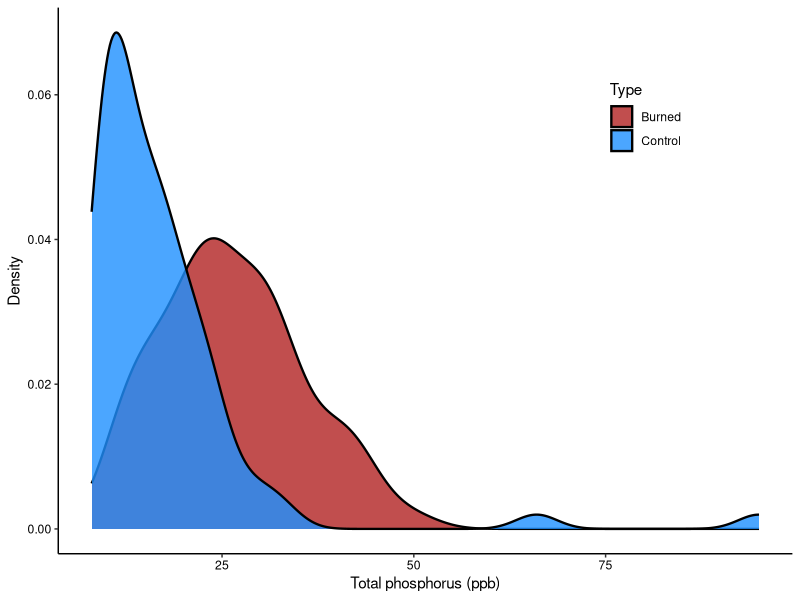
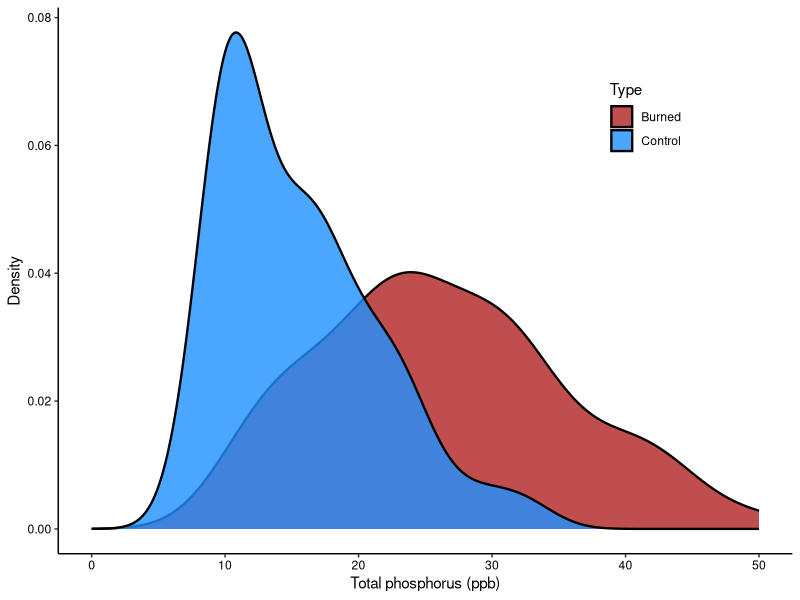
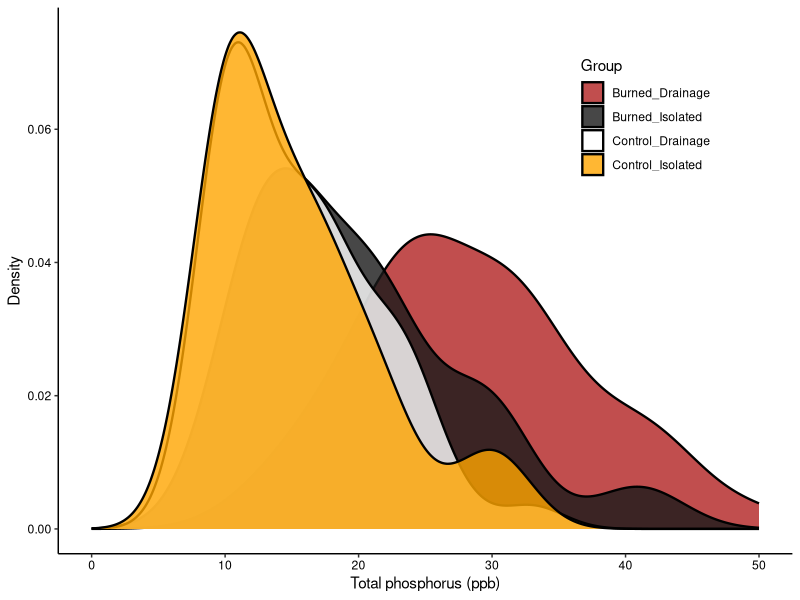
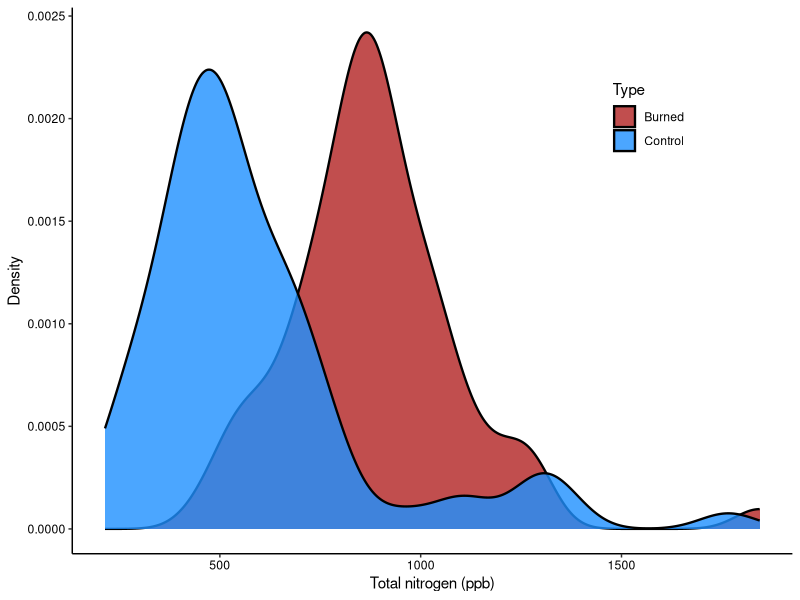
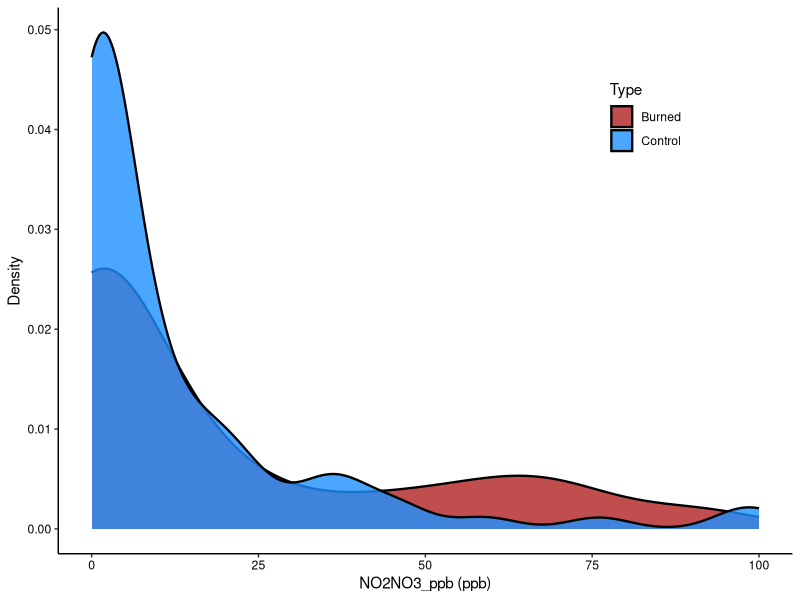
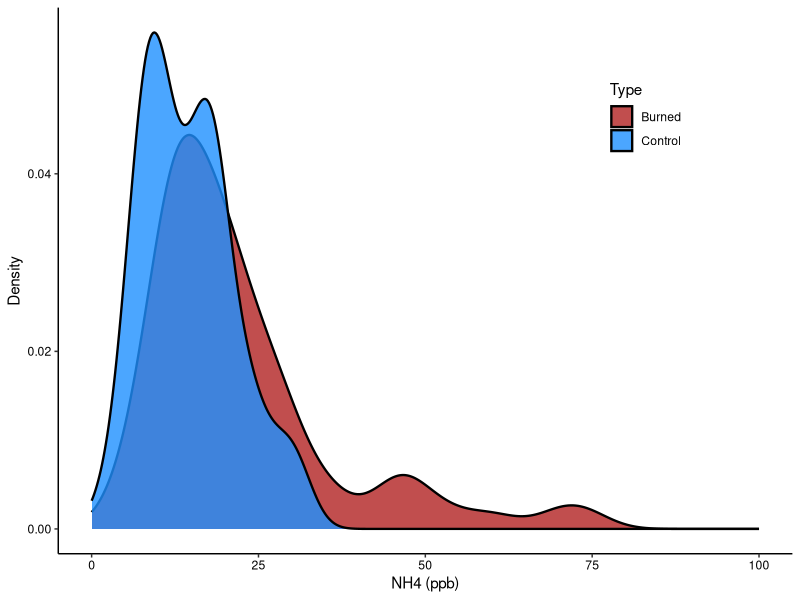
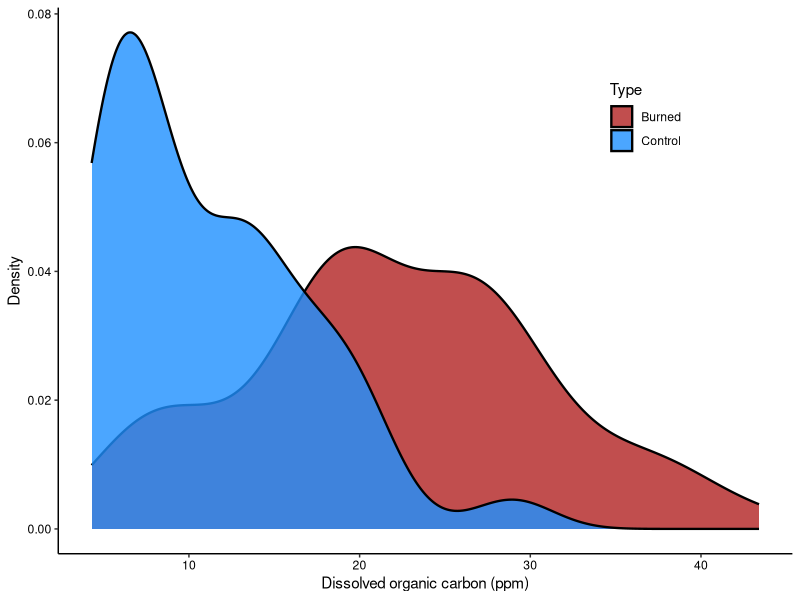
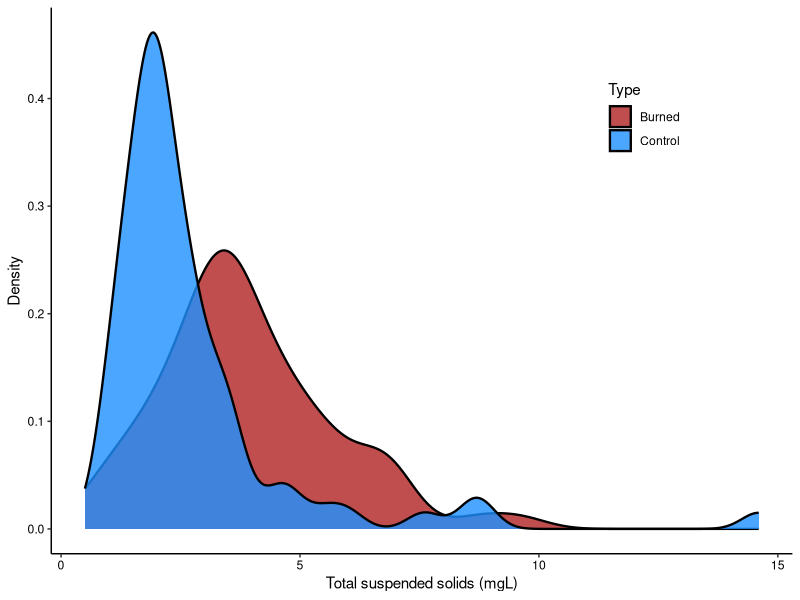

Write R code to recreate these figures, in order.
################## Water quality density plots/histograms #####################
# Date: 10-26-22
# updated: 12-19-22; ks-tests, updated multipanel plot with temp and pH
# Author: Ian McCullough, immccull@gmail.com
###############################################################################

#### R libraries ####
library(dplyr)
library(ggplot2)
library(gridExtra)

#### Input data ####
setwd("C:/Users/immcc/Documents/SplashNBurn")

# water quality
waterquality <- read.csv("Data/WaterQuality/combined_lab_field_may_sep.csv")

#### Main program ####
# with help from: http://www.sthda.com/english/wiki/ggplot2-density-plot-quick-start-guide-r-software-and-data-visualization
# Density plots seem to be a clean way to convey burned vs. control differences
# Can add histograms to density plots, but seems to make plot busier without changing the underlying message

# Start with all months lumped together

## TP
ggplot(waterquality, aes(x=TP_ppb, fill=Type)) + 
  geom_density(alpha=0.8, lwd=0.8)+
  theme_classic()+
  theme(axis.text.x=element_text(color='black'),
        axis.text.y=element_text(color='black'),
        legend.position=c(0.8,0.8))+
  xlab('Total phosphorus (ppb)')+
  ylab('Density')+
  scale_x_continuous(limits=c())+
  scale_fill_manual(values=c('firebrick','dodgerblue'))

ggplot(waterquality, aes(x=TP_ppb, fill=Type)) + 
  geom_density(alpha=0.8, lwd=0.8)+
  theme_classic()+
  theme(axis.text.x=element_text(color='black'),
        axis.text.y=element_text(color='black'),
        legend.position=c(0.8,0.8))+
  xlab('Total phosphorus (ppb)')+
  ylab('Density')+
  scale_x_continuous(limits=c(0,50))+
  scale_fill_manual(values=c('firebrick','dodgerblue'))

# pretty messy when you add all 4 groups 
ggplot(waterquality, aes(x=TP_ppb, fill=Group)) + 
  geom_density(alpha=0.8, lwd=0.8)+
  theme_classic()+
  theme(axis.text.x=element_text(color='black'),
        axis.text.y=element_text(color='black'),
        legend.position=c(0.8,0.8))+
  xlab('Total phosphorus (ppb)')+
  ylab('Density')+
  scale_x_continuous(limits=c(0,50))+
  scale_fill_manual(values=c('firebrick','gray10','white','orange'))

## TN
ggplot(waterquality, aes(x=TN_ppb, fill=Type)) + 
  geom_density(alpha=0.8, lwd=0.8)+
  theme_classic()+
  theme(axis.text.x=element_text(color='black'),
        axis.text.y=element_text(color='black'),
        legend.position=c(0.8,0.8))+
  xlab('Total nitrogen (ppb)')+
  ylab('Density')+
  scale_x_continuous(limits=c())+
  scale_fill_manual(values=c('firebrick','dodgerblue'))

# NO2NO3
ggplot(waterquality, aes(x=NO2NO3_ppb, fill=Type)) + 
  geom_density(alpha=0.8, lwd=0.8)+
  theme_classic()+
  theme(axis.text.x=element_text(color='black'),
        axis.text.y=element_text(color='black'),
        legend.position=c(0.8,0.8))+
  xlab('NO2NO3_ppb (ppb)')+
  ylab('Density')+
  scale_x_continuous(limits=c())+
  scale_fill_manual(values=c('firebrick','dodgerblue'))

#NH4
ggplot(waterquality, aes(x=NH4N_ppb, fill=Type)) + 
  geom_density(alpha=0.8, lwd=0.8)+
  theme_classic()+
  theme(axis.text.x=element_text(color='black'),
        axis.text.y=element_text(color='black'),
        legend.position=c(0.8,0.8))+
  xlab('NH4 (ppb)')+
  ylab('Density')+
  scale_x_continuous(limits=c(0,100))+ #maybe some outliers?
  scale_fill_manual(values=c('firebrick','dodgerblue'))

## DOC
ggplot(waterquality, aes(x=DOC_ppm, fill=Type)) + 
  geom_density(alpha=0.8, lwd=0.8)+
  theme_classic()+
  theme(axis.text.x=element_text(color='black'),
        axis.text.y=element_text(color='black'),
        legend.position=c(0.8,0.8))+
  xlab('Dissolved organic carbon (ppm)')+
  ylab('Density')+
  scale_x_continuous(limits=c())+
  scale_fill_manual(values=c('firebrick','dodgerblue'))

## TSS
ggplot(waterquality, aes(x=TSS_mgL, fill=Type)) + 
  geom_density(alpha=0.8, lwd=0.8)+
  theme_classic()+
  theme(axis.text.x=element_text(color='black'),
        axis.text.y=element_text(color='black'),
        legend.position=c(0.8,0.8))+
  xlab('Total suspended solids (mgL)')+
  ylab('Density')+
  scale_x_continuous(limits=c())+
  scale_fill_manual(values=c('firebrick','dodgerblue'))

## Secchi
ggplot(waterquality, aes(x=SecchiDepth_m, fill=Type)) + 
  geom_density(alpha=0.8, lwd=0.8)+
  theme_classic()+
  theme(axis.text.x=element_text(color='black'),
        axis.text.y=element_text(color='black'),
        legend.position=c(0.8,0.8))+
  xlab('Secchi (m)')+
  ylab('Density')+
  scale_x_continuous(limits=c())+
  scale_fill_manual(values=c('firebrick','dodgerblue'))

## Chlorophyll-a
ggplot(waterquality, aes(x=Chloro_ppb, fill=Type)) + 
  geom_density(alpha=0.8, lwd=0.8)+
  theme_classic()+
  theme(axis.text.x=element_text(color='black'),
        axis.text.y=element_text(color='black'),
        legend.position=c(0.8,0.8))+
  xlab('Chlorophyll-a (ppb)')+
  ylab('Density')+
  scale_x_continuous(limits=c())+
  scale_fill_manual(values=c('firebrick','dodgerblue'))

## pH
ggplot(waterquality, aes(x=pH, fill=Type)) + 
  geom_density(alpha=0.8, lwd=0.8)+
  theme_classic()+
  theme(axis.text.x=element_text(color='black'),
        axis.text.y=element_text(color='black'),
        legend.position=c(0.8,0.8))+
  xlab('pH')+
  ylab('Density')+
  scale_x_continuous(limits=c())+
  scale_fill_manual(values=c('firebrick','dodgerblue'))

## ANC
ggplot(waterquality, aes(x=ANC_mgCaCO3L, fill=Type)) + 
  geom_density(alpha=0.8, lwd=0.8)+
  theme_classic()+
  theme(axis.text.x=element_text(color='black'),
        axis.text.y=element_text(color='black'),
        legend.position=c(0.8,0.8))+
  xlab('ANC (mgCaCO3/L)')+
  ylab('Density')+
  scale_x_continuous(limits=c())+
  scale_fill_manual(values=c('firebrick','dodgerblue'))

## Surface temp
ggplot(waterquality, aes(x=WaterTemp_C, fill=Type)) + 
  geom_density(alpha=0.8, lwd=0.8)+
  theme_classic()+
  theme(axis.text.x=element_text(color='black'),
        axis.text.y=element_text(color='black'),
        legend.position=c(0.8,0.8))+
  xlab('Surface temperature (C)')+
  ylab('Density')+
  scale_x_continuous(limits=c())+
  scale_fill_manual(values=c('firebrick','dodgerblue'))

## DO
ggplot(waterquality, aes(x=LDO_pct, fill=Type)) + 
  geom_density(alpha=0.8, lwd=0.8)+
  theme_classic()+
  theme(axis.text.x=element_text(color='black'),
        axis.text.y=element_text(color='black'),
        legend.position=c(0.8,0.8))+
  xlab('Surface dissolved oxygen (%)')+
  ylab('Density')+
  scale_x_continuous(limits=c())+
  scale_fill_manual(values=c('firebrick','dodgerblue'))

ggplot(waterquality, aes(x=LDO_mgL, fill=Type)) + 
  geom_density(alpha=0.8, lwd=0.8)+
  theme_classic()+
  theme(axis.text.x=element_text(color='black'),
        axis.text.y=element_text(color='black'),
        legend.position=c(0.8,0.8))+
  xlab('Surface dissolved oxygen (mg/L)')+
  ylab('Density')+
  scale_x_continuous(limits=c(0,15))+
  scale_fill_manual(values=c('firebrick','dodgerblue'))

###### treat months separately #####
mayWQ <- subset(waterquality, Month_factor=='May')
junWQ <- subset(waterquality, Month_factor=='Jun')
julWQ <- subset(waterquality, Month_factor=='Jul')
augWQ <- subset(waterquality, Month_factor=='Aug')
sepWQ <- subset(waterquality, Month_factor=='Sep')

## TP
mayTP_plot <- ggplot(mayWQ, aes(x=TP_ppb, fill=Type)) + 
  geom_density(alpha=0.8, lwd=0.8)+
  theme_classic()+
  theme(axis.text.x=element_text(color='black'),
        axis.text.y=element_text(color='black'),
        legend.position=c(0.8,0.8))+
  xlab('Total phosphorus (ppb)')+
  ylab('Density')+
  ggtitle('May 2022')+
  scale_x_continuous(limits=c(0,60))+
  scale_y_continuous(limits=c(0,0.08))+
  scale_fill_manual(values=c('firebrick','dodgerblue'))
mayTP_plot

junTP_plot <- ggplot(junWQ, aes(x=TP_ppb, fill=Type)) + 
  geom_density(alpha=0.8, lwd=0.8)+
  theme_classic()+
  theme(axis.text.x=element_text(color='black'),
        axis.text.y=element_text(color='black'),
        legend.position=c('none'))+
  xlab('Total phosphorus (ppb)')+
  ylab('Density')+
  ggtitle('Jun 2022')+
  scale_x_continuous(limits=c(0,60))+
  scale_y_continuous(limits=c(0,0.08))+
  scale_fill_manual(values=c('firebrick','dodgerblue'))
junTP_plot

julTP_plot <- ggplot(julWQ, aes(x=TP_ppb, fill=Type)) + 
  geom_density(alpha=0.8, lwd=0.8)+
  theme_classic()+
  theme(axis.text.x=element_text(color='black'),
        axis.text.y=element_text(color='black'),
        legend.position=c('none'))+
  xlab('Total phosphorus (ppb)')+
  ylab('Density')+
  ggtitle('Jul 2022')+
  scale_x_continuous(limits=c(0,60))+
  scale_y_continuous(limits=c(0,0.08))+
  scale_fill_manual(values=c('firebrick','dodgerblue'))
julTP_plot

augTP_plot <- ggplot(augWQ, aes(x=TP_ppb, fill=Type)) + 
  geom_density(alpha=0.8, lwd=0.8)+
  theme_classic()+
  theme(axis.text.x=element_text(color='black'),
        axis.text.y=element_text(color='black'),
        legend.position=c('none'))+
  xlab('Total phosphorus (ppb)')+
  ylab('Density')+
  ggtitle('Aug 2022')+
  scale_x_continuous(limits=c(0,60))+
  scale_y_continuous(limits=c(0,0.08))+
  scale_fill_manual(values=c('firebrick','dodgerblue'))
augTP_plot

sepTP_plot <- ggplot(sepWQ, aes(x=TP_ppb, fill=Type)) + 
  geom_density(alpha=0.8, lwd=0.8)+
  theme_classic()+
  theme(axis.text.x=element_text(color='black'),
        axis.text.y=element_text(color='black'),
        legend.position=c('none'))+
  xlab('Total phosphorus (ppb)')+
  ylab('Density')+
  ggtitle('Sep 2022')+
  scale_x_continuous(limits=c(0,60))+
  scale_y_continuous(limits=c(0,0.08))+
  scale_fill_manual(values=c('firebrick','dodgerblue'))
sepTP_plot

allmonthsTP_plot  <- ggplot(waterquality, aes(x=TP_ppb, fill=Type)) + 
  geom_density(alpha=0.8, lwd=0.8)+
  theme_classic()+
  theme(axis.text.x=element_text(color='black'),
        axis.text.y=element_text(color='black'),
        legend.position=c('none'))+
  xlab('Total phosphorus (ppb)')+
  ylab('Density')+
  ggtitle('All months 2022')+
  scale_x_continuous(limits=c(0,60))+
  scale_y_continuous(limits=c(0,0.08))+
  scale_fill_manual(values=c('firebrick','dodgerblue'))
allmonthsTP_plot

grid.arrange(mayTP_plot, junTP_plot, julTP_plot,
             augTP_plot, sepTP_plot, allmonthsTP_plot, nrow=2)

# jpeg('Figures/supplemental_density_plots/TP_density_plot.jpeg',width = 8,height = 6,units = 'in',res=600)
#     grid.arrange(mayTP_plot, junTP_plot, julTP_plot,
#                  augTP_plot, sepTP_plot, allmonthsTP_plot, nrow=2)
# dev.off()

## TN
xlimitz <- c(0,2000)
ylimitz <- c(0,0.003)
mayTN_plot <- ggplot(mayWQ, aes(x=TN_ppb, fill=Type)) + 
  geom_density(alpha=0.8, lwd=0.8)+
  theme_classic()+
  theme(axis.text.x=element_text(color='black'),
        axis.text.y=element_text(color='black'),
        legend.position=c(0.8,0.8))+
  xlab('Total nitrogen (ppb)')+
  ylab('Density')+
  ggtitle('May 2022')+
  scale_x_continuous(limits=xlimitz)+
  scale_y_continuous(limits=ylimitz)+
  scale_fill_manual(values=c('firebrick','dodgerblue'))
mayTN_plot

junTN_plot <- ggplot(junWQ, aes(x=TN_ppb, fill=Type)) + 
  geom_density(alpha=0.8, lwd=0.8)+
  theme_classic()+
  theme(axis.text.x=element_text(color='black'),
        axis.text.y=element_text(color='black'),
        legend.position=c('none'))+
  xlab('Total nitrogen (ppb)')+
  ylab('Density')+
  ggtitle('Jun 2022')+
  scale_x_continuous(limits=xlimitz)+
  scale_y_continuous(limits=ylimitz)+
  scale_fill_manual(values=c('firebrick','dodgerblue'))
junTN_plot

julTN_plot <- ggplot(julWQ, aes(x=TN_ppb, fill=Type)) + 
  geom_density(alpha=0.8, lwd=0.8)+
  theme_classic()+
  theme(axis.text.x=element_text(color='black'),
        axis.text.y=element_text(color='black'),
        legend.position=c('none'))+
  xlab('Total nitrogen (ppb)')+
  ylab('Density')+
  ggtitle('Jul 2022')+
  scale_x_continuous(limits=xlimitz)+
  scale_y_continuous(limits=ylimitz)+
  scale_fill_manual(values=c('firebrick','dodgerblue'))
julTN_plot

augTN_plot <- ggplot(augWQ, aes(x=TN_ppb, fill=Type)) + 
  geom_density(alpha=0.8, lwd=0.8)+
  theme_classic()+
  theme(axis.text.x=element_text(color='black'),
        axis.text.y=element_text(color='black'),
        legend.position=c('none'))+
  xlab('Total nitrogen (ppb)')+
  ylab('Density')+
  ggtitle('Aug 2022')+
  scale_x_continuous(limits=xlimitz)+
  scale_y_continuous(limits=ylimitz)+
  scale_fill_manual(values=c('firebrick','dodgerblue'))
augTN_plot

sepTN_plot <- ggplot(sepWQ, aes(x=TN_ppb, fill=Type)) + 
  geom_density(alpha=0.8, lwd=0.8)+
  theme_classic()+
  theme(axis.text.x=element_text(color='black'),
        axis.text.y=element_text(color='black'),
        legend.position=c('none'))+
  xlab('Total nitrogen (ppb)')+
  ylab('Density')+
  ggtitle('Sep 2022')+
  scale_x_continuous(limits=xlimitz)+
  scale_y_continuous(limits=ylimitz)+
  scale_fill_manual(values=c('firebrick','dodgerblue'))
sepTN_plot

allmonthsTN_plot  <- ggplot(waterquality, aes(x=TN_ppb, fill=Type)) + 
  geom_density(alpha=0.8, lwd=0.8)+
  theme_classic()+
  theme(axis.text.x=element_text(color='black'),
        axis.text.y=element_text(color='black'),
        legend.position=c('none'))+
  xlab('Total nitrogen (ppb)')+
  ylab('Density')+
  ggtitle('All months 2022')+
  scale_x_continuous(limits=xlimitz)+
  scale_y_continuous(limits=ylimitz)+
  scale_fill_manual(values=c('firebrick','dodgerblue'))
allmonthsTN_plot

grid.arrange(mayTN_plot, junTN_plot, julTN_plot,
             augTN_plot, sepTN_plot, allmonthsTN_plot, nrow=2)

# jpeg('Figures/supplemental_density_plots/TN_density_plot.jpeg',width = 8,height = 6,units = 'in',res=600)
#      grid.arrange(mayTN_plot, junTN_plot, julTN_plot,
#                   augTN_plot, sepTN_plot, allmonthsTN_plot, nrow=2)
# dev.off()

## TN/TP
xlimitz <- c(0,125)
ylimitz <- c(0,0.06)
mayTNTP_plot <- ggplot(mayWQ, aes(x=TNTP, fill=Type)) + 
  geom_density(alpha=0.8, lwd=0.8)+
  theme_classic()+
  theme(axis.text.x=element_text(color='black'),
        axis.text.y=element_text(color='black'),
        legend.position=c(0.8,0.8))+
  xlab('TN/TP')+
  ylab('Density')+
  ggtitle('May 2022')+
  scale_x_continuous(limits=xlimitz)+
  scale_y_continuous(limits=ylimitz)+
  scale_fill_manual(values=c('firebrick','dodgerblue'))
mayTNTP_plot

junTNTP_plot <- ggplot(junWQ, aes(x=TNTP, fill=Type)) + 
  geom_density(alpha=0.8, lwd=0.8)+
  theme_classic()+
  theme(axis.text.x=element_text(color='black'),
        axis.text.y=element_text(color='black'),
        legend.position=c(0.8,0.8))+
  xlab('TN/TP')+
  ylab('Density')+
  ggtitle('Jun 2022')+
  scale_x_continuous(limits=xlimitz)+
  scale_y_continuous(limits=ylimitz)+
  scale_fill_manual(values=c('firebrick','dodgerblue'))
junTNTP_plot

julTNTP_plot <- ggplot(julWQ, aes(x=TNTP, fill=Type)) + 
  geom_density(alpha=0.8, lwd=0.8)+
  theme_classic()+
  theme(axis.text.x=element_text(color='black'),
        axis.text.y=element_text(color='black'),
        legend.position=c(0.8,0.8))+
  xlab('TN/TP')+
  ylab('Density')+
  ggtitle('Jul 2022')+
  scale_x_continuous(limits=xlimitz)+
  scale_y_continuous(limits=ylimitz)+
  scale_fill_manual(values=c('firebrick','dodgerblue'))
julTNTP_plot

augTNTP_plot <- ggplot(augWQ, aes(x=TNTP, fill=Type)) + 
  geom_density(alpha=0.8, lwd=0.8)+
  theme_classic()+
  theme(axis.text.x=element_text(color='black'),
        axis.text.y=element_text(color='black'),
        legend.position=c(0.8,0.8))+
  xlab('TN/TP')+
  ylab('Density')+
  ggtitle('Aug 2022')+
  scale_x_continuous(limits=xlimitz)+
  scale_y_continuous(limits=ylimitz)+
  scale_fill_manual(values=c('firebrick','dodgerblue'))
augTNTP_plot

sepTNTP_plot <- ggplot(sepWQ, aes(x=TNTP, fill=Type)) + 
  geom_density(alpha=0.8, lwd=0.8)+
  theme_classic()+
  theme(axis.text.x=element_text(color='black'),
        axis.text.y=element_text(color='black'),
        legend.position=c(0.8,0.8))+
  xlab('TN/TP')+
  ylab('Density')+
  ggtitle('Sep 2022')+
  scale_x_continuous(limits=xlimitz)+
  scale_y_continuous(limits=ylimitz)+
  scale_fill_manual(values=c('firebrick','dodgerblue'))
sepTNTP_plot

allmonthsTNTP_plot  <- ggplot(waterquality, aes(x=TNTP, fill=Type)) + 
  geom_density(alpha=0.8, lwd=0.8)+
  theme_classic()+
  theme(axis.text.x=element_text(color='black'),
        axis.text.y=element_text(color='black'),
        legend.position=c(0.8,0.8))+
  xlab('TN/TP')+
  ylab('Density')+
  ggtitle('All months 2022')+
  scale_x_continuous(limits=xlimitz)+
  scale_y_continuous(limits=ylimitz)+
  scale_fill_manual(values=c('firebrick','dodgerblue'))
allmonthsTNTP_plot

grid.arrange(mayTNTP_plot, junTNTP_plot, julTNTP_plot,
             augTNTP_plot, sepTNTP_plot, allmonthsTNTP_plot, nrow=2)

## DOC
xlimitz <- c(0,50)
ylimitz <- c(0,0.1)
mayDOC_plot <- ggplot(mayWQ, aes(x=DOC_ppm, fill=Type)) + 
  geom_density(alpha=0.8, lwd=0.8)+
  theme_classic()+
  theme(axis.text.x=element_text(color='black'),
        axis.text.y=element_text(color='black'),
        legend.position=c(0.8,0.8))+
  xlab('Dissolved organic carbon (ppm)')+
  ylab('Density')+
  ggtitle('May 2022')+
  scale_x_continuous(limits=xlimitz)+
  scale_y_continuous(limits=ylimitz)+
  scale_fill_manual(values=c('firebrick','dodgerblue'))
mayDOC_plot

junDOC_plot <- ggplot(junWQ, aes(x=DOC_ppm, fill=Type)) + 
  geom_density(alpha=0.8, lwd=0.8)+
  theme_classic()+
  theme(axis.text.x=element_text(color='black'),
        axis.text.y=element_text(color='black'),
        legend.position=c('none'))+
  xlab('Dissolved organic carbon (ppm)')+
  ylab('Density')+
  ggtitle('Jun 2022')+
  scale_x_continuous(limits=xlimitz)+
  scale_y_continuous(limits=ylimitz)+
  scale_fill_manual(values=c('firebrick','dodgerblue'))
junDOC_plot

julDOC_plot <- ggplot(julWQ, aes(x=DOC_ppm, fill=Type)) + 
  geom_density(alpha=0.8, lwd=0.8)+
  theme_classic()+
  theme(axis.text.x=element_text(color='black'),
        axis.text.y=element_text(color='black'),
        legend.position=c('none'))+
  xlab('Dissolved organic carbon (ppm)')+
  ylab('Density')+
  ggtitle('Jul 2022')+
  scale_x_continuous(limits=xlimitz)+
  scale_y_continuous(limits=ylimitz)+
  scale_fill_manual(values=c('firebrick','dodgerblue'))
julDOC_plot

augDOC_plot <- ggplot(augWQ, aes(x=DOC_ppm, fill=Type)) + 
  geom_density(alpha=0.8, lwd=0.8)+
  theme_classic()+
  theme(axis.text.x=element_text(color='black'),
        axis.text.y=element_text(color='black'),
        legend.position=c('none'))+
  xlab('Dissolved organic carbon (ppm)')+
  ylab('Density')+
  ggtitle('Aug 2022')+
  scale_x_continuous(limits=xlimitz)+
  scale_y_continuous(limits=ylimitz)+
  scale_fill_manual(values=c('firebrick','dodgerblue'))
augDOC_plot

sepDOC_plot <- ggplot(sepWQ, aes(x=DOC_ppm, fill=Type)) + 
  geom_density(alpha=0.8, lwd=0.8)+
  theme_classic()+
  theme(axis.text.x=element_text(color='black'),
        axis.text.y=element_text(color='black'),
        legend.position=c('none'))+
  xlab('Dissolved organic carbon (ppm)')+
  ylab('Density')+
  ggtitle('Sep 2022')+
  scale_x_continuous(limits=xlimitz)+
  scale_y_continuous(limits=ylimitz)+
  scale_fill_manual(values=c('firebrick','dodgerblue'))
sepDOC_plot

allmonthsDOC_plot  <- ggplot(waterquality, aes(x=DOC_ppm, fill=Type)) + 
  geom_density(alpha=0.8, lwd=0.8)+
  theme_classic()+
  theme(axis.text.x=element_text(color='black'),
        axis.text.y=element_text(color='black'),
        legend.position=c('none'))+
  xlab('Dissolved organic carbon (ppm)')+
  ylab('Density')+
  ggtitle('All months 2022')+
  scale_x_continuous(limits=xlimitz)+
  scale_y_continuous(limits=ylimitz)+
  scale_fill_manual(values=c('firebrick','dodgerblue'))
allmonthsDOC_plot

grid.arrange(mayDOC_plot, junDOC_plot, julDOC_plot,
             augDOC_plot, sepDOC_plot, allmonthsDOC_plot, nrow=2)

jpeg('Figures/supplemental_density_plots/DOC_density_plot.jpeg',width = 8,height = 6,units = 'in',res=600)
       grid.arrange(mayDOC_plot, junDOC_plot, julDOC_plot,
                    augDOC_plot, sepDOC_plot, allmonthsDOC_plot, nrow=2)
dev.off()

## Chlorophyll-a
xlimitz <- c(0,25)
ylimitz <- c(0,0.3)
mayChla_plot <- ggplot(mayWQ, aes(x=Chloro_ppb, fill=Type)) + 
  geom_density(alpha=0.8, lwd=0.8)+
  theme_classic()+
  theme(axis.text.x=element_text(color='black'),
        axis.text.y=element_text(color='black'),
        legend.position=c(0.8,0.8))+
  xlab('Chlorophyll-a (ppb)')+
  ylab('Density')+
  ggtitle('May 2022')+
  scale_x_continuous(limits=xlimitz)+
  scale_y_continuous(limits=ylimitz)+
  scale_fill_manual(values=c('firebrick','dodgerblue'))
mayChla_plot

junChla_plot <- ggplot(junWQ, aes(x=Chloro_ppb, fill=Type)) + 
  geom_density(alpha=0.8, lwd=0.8)+
  theme_classic()+
  theme(axis.text.x=element_text(color='black'),
        axis.text.y=element_text(color='black'),
        legend.position=c('none'))+
  xlab('Chlorophyll-a (ppb)')+
  ylab('Density')+
  ggtitle('Jun 2022')+
  scale_x_continuous(limits=xlimitz)+
  scale_y_continuous(limits=ylimitz)+
  scale_fill_manual(values=c('firebrick','dodgerblue'))
junChla_plot

julChla_plot <- ggplot(julWQ, aes(x=Chloro_ppb, fill=Type)) + 
  geom_density(alpha=0.8, lwd=0.8)+
  theme_classic()+
  theme(axis.text.x=element_text(color='black'),
        axis.text.y=element_text(color='black'),
        legend.position=c('none'))+
  xlab('Chlorophyll-a (ppb)')+
  ylab('Density')+
  ggtitle('Jul 2022')+
  scale_x_continuous(limits=xlimitz)+
  scale_y_continuous(limits=ylimitz)+
  scale_fill_manual(values=c('firebrick','dodgerblue'))
julChla_plot

augChla_plot <- ggplot(augWQ, aes(x=Chloro_ppb, fill=Type)) + 
  geom_density(alpha=0.8, lwd=0.8)+
  theme_classic()+
  theme(axis.text.x=element_text(color='black'),
        axis.text.y=element_text(color='black'),
        legend.position=c('none'))+
  xlab('Chlorophyll-a (ppb)')+
  ylab('Density')+
  ggtitle('Aug 2022')+
  scale_x_continuous(limits=xlimitz)+
  scale_y_continuous(limits=ylimitz)+
  scale_fill_manual(values=c('firebrick','dodgerblue'))
augChla_plot

sepChla_plot <- ggplot(sepWQ, aes(x=Chloro_ppb, fill=Type)) + 
  geom_density(alpha=0.8, lwd=0.8)+
  theme_classic()+
  theme(axis.text.x=element_text(color='black'),
        axis.text.y=element_text(color='black'),
        legend.position=c('none'))+
  xlab('Chlorophyll-a (ppb)')+
  ylab('Density')+
  ggtitle('Sep 2022')+
  scale_x_continuous(limits=xlimitz)+
  scale_y_continuous(limits=ylimitz)+
  scale_fill_manual(values=c('firebrick','dodgerblue'))
sepChla_plot

allmonthsChla_plot  <- ggplot(waterquality, aes(x=Chloro_ppb, fill=Type)) + 
  geom_density(alpha=0.8, lwd=0.8)+
  theme_classic()+
  theme(axis.text.x=element_text(color='black'),
        axis.text.y=element_text(color='black'),
        legend.position=c('none'))+
  xlab('Chlorophyll-a (ppb)')+
  ylab('Density')+
  ggtitle('All months 2022')+
  scale_x_continuous(limits=xlimitz)+
  scale_y_continuous(limits=ylimitz)+
  scale_fill_manual(values=c('firebrick','dodgerblue'))
allmonthsChla_plot

grid.arrange(mayChla_plot, junChla_plot, julChla_plot,
             augChla_plot, sepChla_plot, allmonthsChla_plot, nrow=2)

# jpeg('Figures/supplemental_density_plots/Chla_density_plot.jpeg',width = 8,height = 6,units = 'in',res=600)
#        grid.arrange(mayChla_plot, junChla_plot, julChla_plot,
#                     augChla_plot, sepChla_plot, allmonthsChla_plot, nrow=2)
# dev.off()

## Secchi
xlimitz <- c(0,5)
ylimitz <- c(0,2.2)
maySecchi_plot <- ggplot(mayWQ, aes(x=SecchiDepth_m, fill=Type)) + 
  geom_density(alpha=0.8, lwd=0.8)+
  theme_classic()+
  theme(axis.text.x=element_text(color='black'),
        axis.text.y=element_text(color='black'),
        legend.position=c(0.8,0.8))+
  xlab('Secchi (m)')+
  ylab('Density')+
  ggtitle('May 2022')+
  scale_x_continuous(limits=xlimitz)+
  scale_y_continuous(limits=ylimitz)+
  scale_fill_manual(values=c('firebrick','dodgerblue'))
maySecchi_plot

junSecchi_plot <- ggplot(junWQ, aes(x=SecchiDepth_m, fill=Type)) + 
  geom_density(alpha=0.8, lwd=0.8)+
  theme_classic()+
  theme(axis.text.x=element_text(color='black'),
        axis.text.y=element_text(color='black'),
        legend.position=c('none'))+
  xlab('Secchi (m)')+
  ylab('Density')+
  ggtitle('Jun 2022')+
  scale_x_continuous(limits=xlimitz)+
  scale_y_continuous(limits=ylimitz)+
  scale_fill_manual(values=c('firebrick','dodgerblue'))
junSecchi_plot

julSecchi_plot <- ggplot(julWQ, aes(x=SecchiDepth_m, fill=Type)) + 
  geom_density(alpha=0.8, lwd=0.8)+
  theme_classic()+
  theme(axis.text.x=element_text(color='black'),
        axis.text.y=element_text(color='black'),
        legend.position=c('none'))+
  xlab('Secchi (m)')+
  ylab('Density')+
  ggtitle('Jul 2022')+
  scale_x_continuous(limits=xlimitz)+
  scale_y_continuous(limits=ylimitz)+
  scale_fill_manual(values=c('firebrick','dodgerblue'))
julSecchi_plot

augSecchi_plot <- ggplot(augWQ, aes(x=SecchiDepth_m, fill=Type)) + 
  geom_density(alpha=0.8, lwd=0.8)+
  theme_classic()+
  theme(axis.text.x=element_text(color='black'),
        axis.text.y=element_text(color='black'),
        legend.position=c('none'))+
  xlab('Secchi (m)')+
  ylab('Density')+
  ggtitle('Aug 2022')+
  scale_x_continuous(limits=xlimitz)+
  scale_y_continuous(limits=ylimitz)+
  scale_fill_manual(values=c('firebrick','dodgerblue'))
augSecchi_plot

sepSecchi_plot <- ggplot(sepWQ, aes(x=SecchiDepth_m, fill=Type)) + 
  geom_density(alpha=0.8, lwd=0.8)+
  theme_classic()+
  theme(axis.text.x=element_text(color='black'),
        axis.text.y=element_text(color='black'),
        legend.position=c('none'))+
  xlab('Secchi (m)')+
  ylab('Density')+
  ggtitle('Sep 2022')+
  scale_x_continuous(limits=xlimitz)+
  scale_y_continuous(limits=ylimitz)+
  scale_fill_manual(values=c('firebrick','dodgerblue'))
sepSecchi_plot

allmonthsSecchi_plot  <- ggplot(waterquality, aes(x=SecchiDepth_m, fill=Type)) + 
  geom_density(alpha=0.8, lwd=0.8)+
  theme_classic()+
  theme(axis.text.x=element_text(color='black'),
        axis.text.y=element_text(color='black'),
        legend.position=c('none'))+
  xlab('Secchi (m)')+
  ylab('Density')+
  ggtitle('All months 2022')+
  scale_x_continuous(limits=xlimitz)+
  scale_y_continuous(limits=ylimitz)+
  scale_fill_manual(values=c('firebrick','dodgerblue'))
allmonthsSecchi_plot

grid.arrange(maySecchi_plot, junSecchi_plot, julSecchi_plot,
             augSecchi_plot, sepSecchi_plot, allmonthsSecchi_plot, nrow=2)

# jpeg('Figures/supplemental_density_plots/Secchi_density_plot.jpeg',width = 8,height = 6,units = 'in',res=600)
#    grid.arrange(maySecchi_plot, junSecchi_plot, julSecchi_plot,
#               augSecchi_plot, sepSecchi_plot, allmonthsSecchi_plot, nrow=2)
# dev.off()

## TSS
xlimitz <- c(0,18)
ylimitz <- c(0,0.6)
mayTSS_plot <- ggplot(mayWQ, aes(x=TSS_mgL, fill=Type)) + 
  geom_density(alpha=0.8, lwd=0.8)+
  theme_classic()+
  theme(axis.text.x=element_text(color='black'),
        axis.text.y=element_text(color='black'),
        legend.position=c(0.8,0.8))+
  xlab('Total suspended solids (mg/L)')+
  ylab('Density')+
  ggtitle('May 2022')+
  scale_x_continuous(limits=xlimitz)+
  scale_y_continuous(limits=ylimitz)+
  scale_fill_manual(values=c('firebrick','dodgerblue'))
mayTSS_plot

junTSS_plot <- ggplot(junWQ, aes(x=TSS_mgL, fill=Type)) + 
  geom_density(alpha=0.8, lwd=0.8)+
  theme_classic()+
  theme(axis.text.x=element_text(color='black'),
        axis.text.y=element_text(color='black'),
        legend.position=c('none'))+
  xlab('Total suspended solids (mg/L)')+
  ylab('Density')+
  ggtitle('Jun 2022')+
  scale_x_continuous(limits=xlimitz)+
  scale_y_continuous(limits=ylimitz)+
  scale_fill_manual(values=c('firebrick','dodgerblue'))
junTSS_plot

julTSS_plot <- ggplot(julWQ, aes(x=TSS_mgL, fill=Type)) + 
  geom_density(alpha=0.8, lwd=0.8)+
  theme_classic()+
  theme(axis.text.x=element_text(color='black'),
        axis.text.y=element_text(color='black'),
        legend.position=c('none'))+
  xlab('Total suspended solids (mg/L)')+
  ylab('Density')+
  ggtitle('Jul 2022')+
  scale_x_continuous(limits=xlimitz)+
  scale_y_continuous(limits=ylimitz)+
  scale_fill_manual(values=c('firebrick','dodgerblue'))
julTSS_plot

augTSS_plot <- ggplot(augWQ, aes(x=TSS_mgL, fill=Type)) + 
  geom_density(alpha=0.8, lwd=0.8)+
  theme_classic()+
  theme(axis.text.x=element_text(color='black'),
        axis.text.y=element_text(color='black'),
        legend.position=c('none'))+
  xlab('Total suspended solids (mg/L)')+
  ylab('Density')+
  ggtitle('Aug 2022')+
  scale_x_continuous(limits=xlimitz)+
  scale_y_continuous(limits=ylimitz)+
  scale_fill_manual(values=c('firebrick','dodgerblue'))
augTSS_plot

sepTSS_plot <- ggplot(sepWQ, aes(x=TSS_mgL, fill=Type)) + 
  geom_density(alpha=0.8, lwd=0.8)+
  theme_classic()+
  theme(axis.text.x=element_text(color='black'),
        axis.text.y=element_text(color='black'),
        legend.position=c('none'))+
  xlab('Total suspended solids (mg/L)')+
  ylab('Density')+
  ggtitle('Sep 2022')+
  scale_x_continuous(limits=xlimitz)+
  scale_y_continuous(limits=ylimitz)+
  scale_fill_manual(values=c('firebrick','dodgerblue'))
sepTSS_plot

allmonthsTSS_plot  <- ggplot(waterquality, aes(x=TSS_mgL, fill=Type)) + 
  geom_density(alpha=0.8, lwd=0.8)+
  theme_classic()+
  theme(axis.text.x=element_text(color='black'),
        axis.text.y=element_text(color='black'),
        legend.position=c('none'))+
  xlab('Total suspended solids (mg/L)')+
  ylab('Density')+
  ggtitle('All months 2022')+
  scale_x_continuous(limits=xlimitz)+
  scale_y_continuous(limits=ylimitz)+
  scale_fill_manual(values=c('firebrick','dodgerblue'))
allmonthsTSS_plot

grid.arrange(mayTSS_plot, junTSS_plot, julTSS_plot,
             augTSS_plot, sepTSS_plot, allmonthsTSS_plot, nrow=2)

# jpeg('Figures/supplemental_density_plots/TSS_density_plot.jpeg',width = 8,height = 6,units = 'in',res=600)
#   grid.arrange(mayTSS_plot, junTSS_plot, julTSS_plot,
#              augTSS_plot, sepTSS_plot, allmonthsTSS_plot, nrow=2)
# dev.off()

## pH
xlimitz <- c(4,10)
ylimitz <- c(0,1.2)
maypH_plot <- ggplot(mayWQ, aes(x=pH, fill=Type)) + 
  geom_density(alpha=0.8, lwd=0.8)+
  theme_classic()+
  theme(axis.text.x=element_text(color='black'),
        axis.text.y=element_text(color='black'),
        legend.position=c(0.8,0.8))+
  xlab('pH')+
  ylab('Density')+
  ggtitle('May 2022')+
  scale_x_continuous(limits=xlimitz)+
  scale_y_continuous(limits=ylimitz)+
  scale_fill_manual(values=c('firebrick','dodgerblue'))
maypH_plot

junpH_plot <- ggplot(junWQ, aes(x=pH, fill=Type)) + 
  geom_density(alpha=0.8, lwd=0.8)+
  theme_classic()+
  theme(axis.text.x=element_text(color='black'),
        axis.text.y=element_text(color='black'),
        legend.position=c('none'))+
  xlab('pH')+
  ylab('Density')+
  ggtitle('Jun 2022')+
  scale_x_continuous(limits=xlimitz)+
  scale_y_continuous(limits=ylimitz)+
  scale_fill_manual(values=c('firebrick','dodgerblue'))
junpH_plot

julpH_plot <- ggplot(julWQ, aes(x=pH, fill=Type)) + 
  geom_density(alpha=0.8, lwd=0.8)+
  theme_classic()+
  theme(axis.text.x=element_text(color='black'),
        axis.text.y=element_text(color='black'),
        legend.position=c('none'))+
  xlab('pH')+
  ylab('Density')+
  ggtitle('Jul 2022')+
  scale_x_continuous(limits=xlimitz)+
  scale_y_continuous(limits=ylimitz)+
  scale_fill_manual(values=c('firebrick','dodgerblue'))
julpH_plot

augpH_plot <- ggplot(augWQ, aes(x=pH, fill=Type)) + 
  geom_density(alpha=0.8, lwd=0.8)+
  theme_classic()+
  theme(axis.text.x=element_text(color='black'),
        axis.text.y=element_text(color='black'),
        legend.position=c('none'))+
  xlab('pH')+
  ylab('Density')+
  ggtitle('Aug 2022')+
  scale_x_continuous(limits=xlimitz)+
  scale_y_continuous(limits=ylimitz)+
  scale_fill_manual(values=c('firebrick','dodgerblue'))
augpH_plot

seppH_plot <- ggplot(sepWQ, aes(x=pH, fill=Type)) + 
  geom_density(alpha=0.8, lwd=0.8)+
  theme_classic()+
  theme(axis.text.x=element_text(color='black'),
        axis.text.y=element_text(color='black'),
        legend.position=c('none'))+
  xlab('pH')+
  ylab('Density')+
  ggtitle('Sep 2022')+
  scale_x_continuous(limits=xlimitz)+
  scale_y_continuous(limits=ylimitz)+
  scale_fill_manual(values=c('firebrick','dodgerblue'))
seppH_plot

allmonthspH_plot  <- ggplot(waterquality, aes(x=pH, fill=Type)) + 
  geom_density(alpha=0.8, lwd=0.8)+
  theme_classic()+
  theme(axis.text.x=element_text(color='black'),
        axis.text.y=element_text(color='black'),
        legend.position=c('none'))+
  xlab('pH')+
  ylab('Density')+
  ggtitle('All months 2022')+
  scale_x_continuous(limits=xlimitz)+
  scale_y_continuous(limits=ylimitz)+
  scale_fill_manual(values=c('firebrick','dodgerblue'))
allmonthspH_plot

grid.arrange(maypH_plot, junpH_plot, julpH_plot,
             augpH_plot, seppH_plot, allmonthspH_plot, nrow=2)

# jpeg('Figures/supplemental_density_plots/pH_density_plot.jpeg',width = 8,height = 6,units = 'in',res=600)
#    grid.arrange(maypH_plot, junpH_plot, julpH_plot,
#                 augpH_plot, seppH_plot, allmonthspH_plot, nrow=2)
# dev.off()


## Surface temp
xlimitz <- c(5,32)
ylimitz <- c(0,0.5)
mayTemp_plot <- ggplot(mayWQ, aes(x=WaterTemp_C, fill=Type)) + 
  geom_density(alpha=0.8, lwd=0.8)+
  theme_classic()+
  theme(axis.text.x=element_text(color='black'),
        axis.text.y=element_text(color='black'),
        legend.position=c(0.8,0.8))+
  xlab('Surface temperature (°C)')+
  ylab('Density')+
  ggtitle('May 2022')+
  scale_x_continuous(limits=xlimitz)+
  scale_y_continuous(limits=ylimitz)+
  scale_fill_manual(values=c('firebrick','dodgerblue'))
mayTemp_plot

junTemp_plot <- ggplot(junWQ, aes(x=WaterTemp_C, fill=Type)) + 
  geom_density(alpha=0.8, lwd=0.8)+
  theme_classic()+
  theme(axis.text.x=element_text(color='black'),
        axis.text.y=element_text(color='black'),
        legend.position=c('none'))+
  xlab('Surface temperature (°C)')+
  ylab('Density')+
  ggtitle('Jun 2022')+
  scale_x_continuous(limits=xlimitz)+
  scale_y_continuous(limits=ylimitz)+
  scale_fill_manual(values=c('firebrick','dodgerblue'))
junTemp_plot

julTemp_plot <- ggplot(julWQ, aes(x=WaterTemp_C, fill=Type)) + 
  geom_density(alpha=0.8, lwd=0.8)+
  theme_classic()+
  theme(axis.text.x=element_text(color='black'),
        axis.text.y=element_text(color='black'),
        legend.position=c('none'))+
  xlab('Surface temperature (°C)')+
  ylab('Density')+
  ggtitle('Jul 2022')+
  scale_x_continuous(limits=xlimitz)+
  scale_y_continuous(limits=ylimitz)+
  scale_fill_manual(values=c('firebrick','dodgerblue'))
julTemp_plot

augTemp_plot <- ggplot(augWQ, aes(x=WaterTemp_C, fill=Type)) + 
  geom_density(alpha=0.8, lwd=0.8)+
  theme_classic()+
  theme(axis.text.x=element_text(color='black'),
        axis.text.y=element_text(color='black'),
        legend.position=c('none'))+
  xlab('Surface temperature (°C)')+
  ylab('Density')+
  ggtitle('Aug 2022')+
  scale_x_continuous(limits=xlimitz)+
  scale_y_continuous(limits=ylimitz)+
  scale_fill_manual(values=c('firebrick','dodgerblue'))
augTemp_plot

sepTemp_plot <- ggplot(sepWQ, aes(x=WaterTemp_C, fill=Type)) + 
  geom_density(alpha=0.8, lwd=0.8)+
  theme_classic()+
  theme(axis.text.x=element_text(color='black'),
        axis.text.y=element_text(color='black'),
        legend.position=c('none'))+
  xlab('Surface temperature (°C)')+
  ylab('Density')+
  ggtitle('Sep 2022')+
  scale_x_continuous(limits=xlimitz)+
  scale_y_continuous(limits=ylimitz)+
  scale_fill_manual(values=c('firebrick','dodgerblue'))
sepTemp_plot

allmonthsTemp_plot  <- ggplot(waterquality, aes(x=WaterTemp_C, fill=Type)) + 
  geom_density(alpha=0.8, lwd=0.8)+
  theme_classic()+
  theme(axis.text.x=element_text(color='black'),
        axis.text.y=element_text(color='black'),
        legend.position=c('none'))+
  xlab('Surface temperature (°C)')+
  ylab('Density')+
  ggtitle('All months 2022')+
  scale_x_continuous(limits=xlimitz)+
  scale_y_continuous(limits=ylimitz)+
  scale_fill_manual(values=c('firebrick','dodgerblue'))
allmonthsTemp_plot

grid.arrange(mayTemp_plot, junTemp_plot, julTemp_plot,
             augTemp_plot, sepTemp_plot, allmonthsTemp_plot, nrow=2)

# jpeg('Figures/supplemental_density_plots/SurfTemp_density_plot.jpeg',width = 8,height = 6,units = 'in',res=600)
#     grid.arrange(mayTemp_plot, junTemp_plot, julTemp_plot,
#                  augTemp_plot, sepTemp_plot, allmonthsTemp_plot, nrow=2)
# dev.off()

## NO2NO3
xlimitz <- c(0,150)
ylimitz <- c() #really hard to find common scale
mayNO2NO3_plot <- ggplot(mayWQ, aes(x=NO2NO3_ppb, fill=Type)) + 
  geom_density(alpha=0.8, lwd=0.8)+
  theme_classic()+
  theme(axis.text.x=element_text(color='black'),
        axis.text.y=element_text(color='black'),
        legend.position=c(0.8,0.8))+
  xlab('NO2NO3 (ppb)')+
  ylab('Density')+
  ggtitle('May 2022')+
  scale_x_continuous(limits=xlimitz)+
  scale_y_continuous(limits=ylimitz)+
  scale_fill_manual(values=c('firebrick','dodgerblue'))
mayNO2NO3_plot

junNO2NO3_plot <- ggplot(junWQ, aes(x=NO2NO3_ppb, fill=Type)) + 
  geom_density(alpha=0.8, lwd=0.8)+
  theme_classic()+
  theme(axis.text.x=element_text(color='black'),
        axis.text.y=element_text(color='black'),
        legend.position=c('none'))+
  xlab('NO2NO3 (ppb)')+
  ylab('Density')+
  ggtitle('Jun 2022')+
  scale_x_continuous(limits=xlimitz)+
  scale_y_continuous(limits=ylimitz)+
  scale_fill_manual(values=c('firebrick','dodgerblue'))
junNO2NO3_plot

julNO2NO3_plot <- ggplot(julWQ, aes(x=NO2NO3_ppb, fill=Type)) + 
  geom_density(alpha=0.8, lwd=0.8)+
  theme_classic()+
  theme(axis.text.x=element_text(color='black'),
        axis.text.y=element_text(color='black'),
        legend.position=c('none'))+
  xlab('NO2NO3 (ppb)')+
  ylab('Density')+
  ggtitle('Jul 2022')+
  scale_x_continuous(limits=xlimitz)+
  scale_y_continuous(limits=ylimitz)+
  scale_fill_manual(values=c('firebrick','dodgerblue'))
julNO2NO3_plot

augNO2NO3_plot <- ggplot(augWQ, aes(x=NO2NO3_ppb, fill=Type)) + 
  geom_density(alpha=0.8, lwd=0.8)+
  theme_classic()+
  theme(axis.text.x=element_text(color='black'),
        axis.text.y=element_text(color='black'),
        legend.position=c('none'))+
  xlab('NO2NO3 (ppb)')+
  ylab('Density')+
  ggtitle('Aug 2022')+
  scale_x_continuous(limits=xlimitz)+
  scale_y_continuous(limits=ylimitz)+
  scale_fill_manual(values=c('firebrick','dodgerblue'))
augNO2NO3_plot

sepNO2NO3_plot <- ggplot(sepWQ, aes(x=NO2NO3_ppb, fill=Type)) + 
  geom_density(alpha=0.8, lwd=0.8)+
  theme_classic()+
  theme(axis.text.x=element_text(color='black'),
        axis.text.y=element_text(color='black'),
        legend.position=c('none'))+
  xlab('NO2NO3 (ppb)')+
  ylab('Density')+
  ggtitle('Sep 2022')+
  scale_x_continuous(limits=xlimitz)+
  scale_y_continuous(limits=ylimitz)+
  scale_fill_manual(values=c('firebrick','dodgerblue'))
sepNO2NO3_plot

allmonthsNO2NO3_plot  <- ggplot(waterquality, aes(x=NO2NO3_ppb, fill=Type)) + 
  geom_density(alpha=0.8, lwd=0.8)+
  theme_classic()+
  theme(axis.text.x=element_text(color='black'),
        axis.text.y=element_text(color='black'),
        legend.position=c('none'))+
  xlab('NO2NO3 (ppb)')+
  ylab('Density')+
  ggtitle('All months 2022')+
  scale_x_continuous(limits=xlimitz)+
  scale_y_continuous(limits=ylimitz)+
  scale_fill_manual(values=c('firebrick','dodgerblue'))
allmonthsNO2NO3_plot

grid.arrange(mayNO2NO3_plot, junNO2NO3_plot, julNO2NO3_plot,
             augNO2NO3_plot, sepNO2NO3_plot, allmonthsNO2NO3_plot, nrow=2)

# jpeg('Figures/supplemental_density_plots/NO2NO3_density_plot.jpeg',width = 8,height = 6,units = 'in',res=600)
#   grid.arrange(mayNO2NO3_plot, junNO2NO3_plot, julNO2NO3_plot,
#              augNO2NO3_plot, sepNO2NO3_plot, allmonthsNO2NO3_plot, nrow=2)
# dev.off()

## NH4N
xlimitz <- c(0,100)
ylimitz <- c(0,0.15) 
mayNH4N_plot <- ggplot(mayWQ, aes(x=NH4N_ppb, fill=Type)) + 
  geom_density(alpha=0.8, lwd=0.8)+
  theme_classic()+
  theme(axis.text.x=element_text(color='black'),
        axis.text.y=element_text(color='black'),
        legend.position=c(0.8,0.8))+
  xlab('NH4N (ppb)')+
  ylab('Density')+
  ggtitle('May 2022')+
  scale_x_continuous(limits=xlimitz)+
  scale_y_continuous(limits=ylimitz)+
  scale_fill_manual(values=c('firebrick','dodgerblue'))
mayNH4N_plot

junNH4N_plot <- ggplot(junWQ, aes(x=NH4N_ppb, fill=Type)) + 
  geom_density(alpha=0.8, lwd=0.8)+
  theme_classic()+
  theme(axis.text.x=element_text(color='black'),
        axis.text.y=element_text(color='black'),
        legend.position=c('none'))+
  xlab('NH4N (ppb)')+
  ylab('Density')+
  ggtitle('Jun 2022')+
  scale_x_continuous(limits=xlimitz)+
  scale_y_continuous(limits=ylimitz)+
  scale_fill_manual(values=c('firebrick','dodgerblue'))
junNH4N_plot

julNH4N_plot <- ggplot(julWQ, aes(x=NH4N_ppb, fill=Type)) + 
  geom_density(alpha=0.8, lwd=0.8)+
  theme_classic()+
  theme(axis.text.x=element_text(color='black'),
        axis.text.y=element_text(color='black'),
        legend.position=c('none'))+
  xlab('NH4N (ppb)')+
  ylab('Density')+
  ggtitle('Jul 2022')+
  scale_x_continuous(limits=xlimitz)+
  scale_y_continuous(limits=ylimitz)+
  scale_fill_manual(values=c('firebrick','dodgerblue'))
julNH4N_plot

augNH4N_plot <- ggplot(augWQ, aes(x=NH4N_ppb, fill=Type)) + 
  geom_density(alpha=0.8, lwd=0.8)+
  theme_classic()+
  theme(axis.text.x=element_text(color='black'),
        axis.text.y=element_text(color='black'),
        legend.position=c('none'))+
  xlab('NH4N (ppb)')+
  ylab('Density')+
  ggtitle('Aug 2022')+
  scale_x_continuous(limits=xlimitz)+
  scale_y_continuous(limits=ylimitz)+
  scale_fill_manual(values=c('firebrick','dodgerblue'))
augNH4N_plot

sepNH4N_plot <- ggplot(sepWQ, aes(x=NH4N_ppb, fill=Type)) + 
  geom_density(alpha=0.8, lwd=0.8)+
  theme_classic()+
  theme(axis.text.x=element_text(color='black'),
        axis.text.y=element_text(color='black'),
        legend.position=c('none'))+
  xlab('NH4N (ppb)')+
  ylab('Density')+
  ggtitle('Sep 2022')+
  scale_x_continuous(limits=xlimitz)+
  scale_y_continuous(limits=ylimitz)+
  scale_fill_manual(values=c('firebrick','dodgerblue'))
sepNH4N_plot

allmonthsNH4N_plot  <- ggplot(waterquality, aes(x=NH4N_ppb, fill=Type)) + 
  geom_density(alpha=0.8, lwd=0.8)+
  theme_classic()+
  theme(axis.text.x=element_text(color='black'),
        axis.text.y=element_text(color='black'),
        legend.position=c('none'))+
  xlab('NH4N (ppb)')+
  ylab('Density')+
  ggtitle('All months 2022')+
  scale_x_continuous(limits=xlimitz)+
  scale_y_continuous(limits=ylimitz)+
  scale_fill_manual(values=c('firebrick','dodgerblue'))
allmonthsNH4N_plot

grid.arrange(mayNH4N_plot, junNH4N_plot, julNH4N_plot,
             augNH4N_plot, sepNH4N_plot, allmonthsNH4N_plot, nrow=2)

# jpeg('Figures/supplemental_density_plots/NH4_density_plot.jpeg',width = 8,height = 6,units = 'in',res=600)
#   grid.arrange(mayNH4N_plot, junNH4N_plot, julNH4N_plot,
#                augNH4N_plot, sepNH4N_plot, allmonthsNH4N_plot, nrow=2)
# dev.off()

## ANC_mgCaCO3L
xlimitz <- c(0,100)
ylimitz <- c(0,0.08) 
mayANC_mgCaCO3L_plot <- ggplot(mayWQ, aes(x=ANC_mgCaCO3L, fill=Type)) + 
  geom_density(alpha=0.8, lwd=0.8)+
  theme_classic()+
  theme(axis.text.x=element_text(color='black'),
        axis.text.y=element_text(color='black'),
        legend.position=c(0.8,0.8))+
  xlab('ANC (mgCaCO3/L)')+
  ylab('Density')+
  ggtitle('May 2022')+
  scale_x_continuous(limits=xlimitz)+
  scale_y_continuous(limits=ylimitz)+
  scale_fill_manual(values=c('firebrick','dodgerblue'))
mayANC_mgCaCO3L_plot

junANC_mgCaCO3L_plot <- ggplot(junWQ, aes(x=ANC_mgCaCO3L, fill=Type)) + 
  geom_density(alpha=0.8, lwd=0.8)+
  theme_classic()+
  theme(axis.text.x=element_text(color='black'),
        axis.text.y=element_text(color='black'),
        legend.position=c('none'))+
  xlab('ANC (mgCaCO3/L)')+
  ylab('Density')+
  ggtitle('Jun 2022')+
  scale_x_continuous(limits=xlimitz)+
  scale_y_continuous(limits=ylimitz)+
  scale_fill_manual(values=c('firebrick','dodgerblue'))
junANC_mgCaCO3L_plot

julANC_mgCaCO3L_plot <- ggplot(julWQ, aes(x=ANC_mgCaCO3L, fill=Type)) + 
  geom_density(alpha=0.8, lwd=0.8)+
  theme_classic()+
  theme(axis.text.x=element_text(color='black'),
        axis.text.y=element_text(color='black'),
        legend.position=c('none'))+
  xlab('ANC (mgCaCO3/L)')+
  ylab('Density')+
  ggtitle('Jul 2022')+
  scale_x_continuous(limits=xlimitz)+
  scale_y_continuous(limits=ylimitz)+
  scale_fill_manual(values=c('firebrick','dodgerblue'))
julANC_mgCaCO3L_plot

augANC_mgCaCO3L_plot <- ggplot(augWQ, aes(x=ANC_mgCaCO3L, fill=Type)) + 
  geom_density(alpha=0.8, lwd=0.8)+
  theme_classic()+
  theme(axis.text.x=element_text(color='black'),
        axis.text.y=element_text(color='black'),
        legend.position=c('none'))+
  xlab('ANC (mgCaCO3/L)')+
  ylab('Density')+
  ggtitle('Aug 2022')+
  scale_x_continuous(limits=xlimitz)+
  scale_y_continuous(limits=ylimitz)+
  scale_fill_manual(values=c('firebrick','dodgerblue'))
augANC_mgCaCO3L_plot

sepANC_mgCaCO3L_plot <- ggplot(sepWQ, aes(x=ANC_mgCaCO3L, fill=Type)) + 
  geom_density(alpha=0.8, lwd=0.8)+
  theme_classic()+
  theme(axis.text.x=element_text(color='black'),
        axis.text.y=element_text(color='black'),
        legend.position=c('none'))+
  xlab('ANC (mgCaCO3/L)')+
  ylab('Density')+
  ggtitle('Sep 2022')+
  scale_x_continuous(limits=xlimitz)+
  scale_y_continuous(limits=ylimitz)+
  scale_fill_manual(values=c('firebrick','dodgerblue'))
sepANC_mgCaCO3L_plot

allmonthsANC_mgCaCO3L_plot  <- ggplot(waterquality, aes(x=ANC_mgCaCO3L, fill=Type)) + 
  geom_density(alpha=0.8, lwd=0.8)+
  theme_classic()+
  theme(axis.text.x=element_text(color='black'),
        axis.text.y=element_text(color='black'),
        legend.position=c('none'))+
  xlab('ANC (mgCaCO3/L)')+
  ylab('Density')+
  ggtitle('All months 2022')+
  scale_x_continuous(limits=xlimitz)+
  scale_y_continuous(limits=ylimitz)+
  scale_fill_manual(values=c('firebrick','dodgerblue'))
allmonthsANC_mgCaCO3L_plot

grid.arrange(mayANC_mgCaCO3L_plot, junANC_mgCaCO3L_plot, julANC_mgCaCO3L_plot,
             augANC_mgCaCO3L_plot, sepANC_mgCaCO3L_plot, allmonthsANC_mgCaCO3L_plot, nrow=2)

# jpeg('Figures/supplemental_density_plots/ANC_density_plot.jpeg',width = 8,height = 6,units = 'in',res=600)
#   grid.arrange(mayANC_mgCaCO3L_plot, junANC_mgCaCO3L_plot, julANC_mgCaCO3L_plot,
#              augANC_mgCaCO3L_plot, sepANC_mgCaCO3L_plot, allmonthsANC_mgCaCO3L_plot, nrow=2)
# dev.off()

## DO
xlimitz <- c(0,15)
ylimitz <- c(0,1) 
mayDO_plot <- ggplot(mayWQ, aes(x=LDO_mgL, fill=Type)) + 
  geom_density(alpha=0.8, lwd=0.8)+
  theme_classic()+
  theme(axis.text.x=element_text(color='black'),
        axis.text.y=element_text(color='black'),
        legend.position=c(0.25,0.8))+
  xlab('Dissolved oxygen (mg/L)')+
  ylab('Density')+
  ggtitle('May 2022')+
  scale_x_continuous(limits=xlimitz)+
  scale_y_continuous(limits=ylimitz)+
  scale_fill_manual(values=c('firebrick','dodgerblue'))
mayDO_plot

junDO_plot <- ggplot(junWQ, aes(x=LDO_mgL, fill=Type)) + 
  geom_density(alpha=0.8, lwd=0.8)+
  theme_classic()+
  theme(axis.text.x=element_text(color='black'),
        axis.text.y=element_text(color='black'),
        legend.position=c('none'))+
  xlab('Dissolved oxygen (mg/L)')+
  ylab('Density')+
  ggtitle('Jun 2022')+
  scale_x_continuous(limits=xlimitz)+
  scale_y_continuous(limits=ylimitz)+
  scale_fill_manual(values=c('firebrick','dodgerblue'))
junDO_plot

julDO_plot <- ggplot(julWQ, aes(x=LDO_mgL, fill=Type)) + 
  geom_density(alpha=0.8, lwd=0.8)+
  theme_classic()+
  theme(axis.text.x=element_text(color='black'),
        axis.text.y=element_text(color='black'),
        legend.position=c('none'))+
  xlab('Dissolved oxygen (mg/L)')+
  ylab('Density')+
  ggtitle('Jul 2022')+
  scale_x_continuous(limits=xlimitz)+
  scale_y_continuous(limits=ylimitz)+
  scale_fill_manual(values=c('firebrick','dodgerblue'))
julDO_plot

augDO_plot <- ggplot(augWQ, aes(x=LDO_mgL, fill=Type)) + 
  geom_density(alpha=0.8, lwd=0.8)+
  theme_classic()+
  theme(axis.text.x=element_text(color='black'),
        axis.text.y=element_text(color='black'),
        legend.position=c('none'))+
  xlab('Dissolved oxygen (mg/L)')+
  ylab('Density')+
  ggtitle('Aug 2022')+
  scale_x_continuous(limits=xlimitz)+
  scale_y_continuous(limits=ylimitz)+
  scale_fill_manual(values=c('firebrick','dodgerblue'))
augDO_plot

sepDO_plot <- ggplot(sepWQ, aes(x=LDO_mgL, fill=Type)) + 
  geom_density(alpha=0.8, lwd=0.8)+
  theme_classic()+
  theme(axis.text.x=element_text(color='black'),
        axis.text.y=element_text(color='black'),
        legend.position=c('none'))+
  xlab('Dissolved oxygen (mg/L)')+
  ylab('Density')+
  ggtitle('Sep 2022')+
  scale_x_continuous(limits=xlimitz)+
  scale_y_continuous(limits=ylimitz)+
  scale_fill_manual(values=c('firebrick','dodgerblue'))
sepDO_plot

allmonthsDO_plot  <- ggplot(waterquality, aes(x=LDO_mgL, fill=Type)) + 
  geom_density(alpha=0.8, lwd=0.8)+
  theme_classic()+
  theme(axis.text.x=element_text(color='black'),
        axis.text.y=element_text(color='black'),
        legend.position=c('none'))+
  xlab('Dissolved oxygen (mg/L)')+
  ylab('Density')+
  ggtitle('All months 2022')+
  scale_x_continuous(limits=xlimitz)+
  scale_y_continuous(limits=ylimitz)+
  scale_fill_manual(values=c('firebrick','dodgerblue'))
allmonthsDO_plot

grid.arrange(mayDO_plot, junDO_plot, julDO_plot,
             augDO_plot, sepDO_plot, allmonthsDO_plot, nrow=2)

# jpeg('Figures/supplemental_density_plots/DO_density_plot.jpeg',width = 8,height = 6,units = 'in',res=600)
#  grid.arrange(mayDO_plot, junDO_plot, julDO_plot,
#             augDO_plot, sepDO_plot, allmonthsDO_plot, nrow=2)
# dev.off()

## Spec conductivity
xlimitz <- c(0,250)
ylimitz <- c(0,0.03) 
maySpecCond_plot <- ggplot(mayWQ, aes(x=SpecCond_uScm, fill=Type)) + 
  geom_density(alpha=0.8, lwd=0.8)+
  theme_classic()+
  theme(axis.text.x=element_text(color='black'),
        axis.text.y=element_text(color='black'),
        legend.position=c(0.8,0.8))+
  xlab('Specific conductivity (μS/cm)')+
  ylab('Density')+
  ggtitle('May 2022')+
  scale_x_continuous(limits=xlimitz)+
  scale_y_continuous(limits=ylimitz)+
  scale_fill_manual(values=c('firebrick','dodgerblue'))
maySpecCond_plot

junSpecCond_plot <- ggplot(junWQ, aes(x=SpecCond_uScm, fill=Type)) + 
  geom_density(alpha=0.8, lwd=0.8)+
  theme_classic()+
  theme(axis.text.x=element_text(color='black'),
        axis.text.y=element_text(color='black'),
        legend.position=c('none'))+
  xlab('Specific conductivity (μS/cm)')+
  ylab('Density')+
  ggtitle('Jun 2022')+
  scale_x_continuous(limits=xlimitz)+
  scale_y_continuous(limits=ylimitz)+
  scale_fill_manual(values=c('firebrick','dodgerblue'))
junSpecCond_plot

julSpecCond_plot <- ggplot(julWQ, aes(x=SpecCond_uScm, fill=Type)) + 
  geom_density(alpha=0.8, lwd=0.8)+
  theme_classic()+
  theme(axis.text.x=element_text(color='black'),
        axis.text.y=element_text(color='black'),
        legend.position=c('none'))+
  xlab('Specific conductivity (μS/cm)')+
  ylab('Density')+
  ggtitle('Jul 2022')+
  scale_x_continuous(limits=xlimitz)+
  scale_y_continuous(limits=ylimitz)+
  scale_fill_manual(values=c('firebrick','dodgerblue'))
julSpecCond_plot

augSpecCond_plot <- ggplot(augWQ, aes(x=SpecCond_uScm, fill=Type)) + 
  geom_density(alpha=0.8, lwd=0.8)+
  theme_classic()+
  theme(axis.text.x=element_text(color='black'),
        axis.text.y=element_text(color='black'),
        legend.position=c('none'))+
  xlab('Specific conductivity (μS/cm)')+
  ylab('Density')+
  ggtitle('Aug 2022')+
  scale_x_continuous(limits=xlimitz)+
  scale_y_continuous(limits=ylimitz)+
  scale_fill_manual(values=c('firebrick','dodgerblue'))
augSpecCond_plot

sepSpecCond_plot <- ggplot(sepWQ, aes(x=SpecCond_uScm, fill=Type)) + 
  geom_density(alpha=0.8, lwd=0.8)+
  theme_classic()+
  theme(axis.text.x=element_text(color='black'),
        axis.text.y=element_text(color='black'),
        legend.position=c('none'))+
  xlab('Specific conductivity (μS/cm)')+
  ylab('Density')+
  ggtitle('Sep 2022')+
  scale_x_continuous(limits=xlimitz)+
  scale_y_continuous(limits=ylimitz)+
  scale_fill_manual(values=c('firebrick','dodgerblue'))
sepSpecCond_plot

allmonthsSpecCond_plot  <- ggplot(waterquality, aes(x=SpecCond_uScm, fill=Type)) + 
  geom_density(alpha=0.8, lwd=0.8)+
  theme_classic()+
  theme(axis.text.x=element_text(color='black'),
        axis.text.y=element_text(color='black'),
        legend.position=c('none'))+
  xlab('Specific conductivity (μS/cm)')+
  ylab('Density')+
  ggtitle('All months 2022')+
  scale_x_continuous(limits=xlimitz)+
  scale_y_continuous(limits=ylimitz)+
  scale_fill_manual(values=c('firebrick','dodgerblue'))
allmonthsSpecCond_plot

grid.arrange(maySpecCond_plot, junSpecCond_plot, julSpecCond_plot,
             augSpecCond_plot, sepSpecCond_plot, allmonthsSpecCond_plot, nrow=2)

# jpeg('Figures/supplemental_density_plots/SpecCond_density_plot.jpeg',width = 8,height = 6,units = 'in',res=600)
#   grid.arrange(maySpecCond_plot, junSpecCond_plot, julSpecCond_plot,
#              augSpecCond_plot, sepSpecCond_plot, allmonthsSpecCond_plot, nrow=2)
# dev.off()

##### manuscript-worthy integrative figure (Candidate, at least) ########
title_font <- 10
xax_font <- 8
lab_font <- 8
allmonthsTP_plot  <- ggplot(waterquality, aes(x=TP_ppb, fill=Type)) + 
  geom_density(alpha=0.8, lwd=0.8)+
  theme_classic()+
  theme(axis.text.x=element_text(color='black', size=xax_font),
        axis.text.y=element_text(color='black', size=xax_font),
        legend.position=c(0.8,0.8),
        axis.title.x=element_text(color='black', size=lab_font),
        axis.title.y=element_text(color='black', size=lab_font),
        plot.title=element_text(size=title_font))+
  xlab('Total phosphorus (ppb)')+
  ylab('Density')+
  ggtitle('A) TP')+
  scale_x_continuous(limits=c(0,60))+
  scale_y_continuous(limits=c(0,0.08))+
  scale_fill_manual(values=c('firebrick','dodgerblue'))
allmonthsTP_plot

allmonthsTN_plot  <- ggplot(waterquality, aes(x=TN_ppb, fill=Type)) + 
  geom_density(alpha=0.8, lwd=0.8)+
  theme_classic()+
  theme(axis.text.x=element_text(color='black', size=xax_font),
        axis.text.y=element_text(color='black', size=xax_font),
        legend.position=c('none'),
        axis.title.x=element_text(color='black', size=lab_font),
        axis.title.y=element_text(color='black', size=lab_font),
        plot.title=element_text(size=title_font))+
  xlab('Total nitrogen (ppb)')+
  ylab('Density')+
  ggtitle('B) TN')+
  scale_x_continuous(limits=c(0,2000))+
  scale_y_continuous(limits=c(0,0.003))+
  scale_fill_manual(values=c('firebrick','dodgerblue'))
allmonthsTN_plot

allmonthsDOC_plot  <- ggplot(waterquality, aes(x=DOC_ppm, fill=Type)) + 
  geom_density(alpha=0.8, lwd=0.8)+
  theme_classic()+
  theme(axis.text.x=element_text(color='black', size=xax_font),
        axis.text.y=element_text(color='black', size=xax_font),
        legend.position=c('none'),
        axis.title.x=element_text(color='black', size=lab_font),
        axis.title.y=element_text(color='black', size=lab_font),
        plot.title=element_text(size=title_font))+
  xlab('Dissolved organic carbon (ppm)')+
  ylab('Density')+
  ggtitle('C) DOC')+
  scale_x_continuous(limits=c(0,50))+
  scale_y_continuous(limits=c(0,0.08))+
  scale_fill_manual(values=c('firebrick','dodgerblue'))
allmonthsDOC_plot

allmonthsTSS_plot  <- ggplot(waterquality, aes(x=TSS_mgL, fill=Type)) + 
  geom_density(alpha=0.8, lwd=0.8)+
  theme_classic()+
  theme(axis.text.x=element_text(color='black', size=xax_font),
        axis.text.y=element_text(color='black', size=xax_font),
        legend.position=c('none'),
        axis.title.x=element_text(color='black', size=lab_font),
        axis.title.y=element_text(color='black', size=lab_font),
        plot.title=element_text(size=title_font))+
  xlab('Total suspended solids (mg/L)')+
  ylab('Density')+
  ggtitle('E) TSS')+
  scale_x_continuous(limits=c(0,15))+
  scale_y_continuous(limits=c(0,0.5))+
  scale_fill_manual(values=c('firebrick','dodgerblue'))
allmonthsTSS_plot

allmonthsChla_plot  <- ggplot(waterquality, aes(x=Chloro_ppb, fill=Type)) + 
  geom_density(alpha=0.8, lwd=0.8)+
  theme_classic()+
  theme(axis.text.x=element_text(color='black', size=xax_font),
        axis.text.y=element_text(color='black', size=xax_font),
        legend.position=c('none'),
        axis.title.x=element_text(color='black', size=lab_font),
        axis.title.y=element_text(color='black', size=lab_font),
        plot.title=element_text(size=title_font))+
  xlab('Chlorophyll-a (ppb)')+
  ylab('Density')+
  ggtitle('F) Chlorophyll-a')+
  scale_x_continuous(limits=c(0,25))+
  scale_y_continuous(limits=c(0,0.25))+
  scale_fill_manual(values=c('firebrick','dodgerblue'))
allmonthsChla_plot

allmonthsSecchi_plot  <- ggplot(waterquality, aes(x=SecchiDepth_m, fill=Type)) + 
  geom_density(alpha=0.8, lwd=0.8)+
  theme_classic()+
  theme(axis.text.x=element_text(color='black', size=xax_font),
        axis.text.y=element_text(color='black', size=xax_font),
        legend.position=c('none'),
        axis.title.x=element_text(color='black', size=lab_font),
        axis.title.y=element_text(color='black', size=lab_font),
        plot.title=element_text(size=title_font))+
  xlab('Secchi (m)')+
  ylab('Density')+
  ggtitle('G) Secchi')+
  scale_x_continuous(limits=c(0,5))+
  scale_y_continuous(limits=c(0,1))+
  scale_fill_manual(values=c('firebrick','dodgerblue'))
allmonthsSecchi_plot

allmonthspH_plot  <- ggplot(waterquality, aes(x=pH, fill=Type)) + 
  geom_density(alpha=0.8, lwd=0.8)+
  theme_classic()+
  theme(axis.text.x=element_text(color='black', size=xax_font),
        axis.text.y=element_text(color='black', size=xax_font),
        legend.position=c('none'),
        axis.title.x=element_text(color='black', size=lab_font),
        axis.title.y=element_text(color='black', size=lab_font),
        plot.title=element_text(size=title_font))+
  xlab('pH')+
  ylab('Density')+
  ggtitle('D) pH')+
  scale_x_continuous(limits=c(5,10))+
  scale_y_continuous(limits=c())+
  scale_fill_manual(values=c('firebrick','dodgerblue'))
allmonthspH_plot

allmonthsTemp_plot  <- ggplot(waterquality, aes(x=WaterTemp_C, fill=Type)) + 
  geom_density(alpha=0.8, lwd=0.8)+
  theme_classic()+
  theme(axis.text.x=element_text(color='black', size=xax_font),
        axis.text.y=element_text(color='black', size=xax_font),
        legend.position=c('none'),
        axis.title.x=element_text(color='black', size=lab_font),
        axis.title.y=element_text(color='black', size=lab_font),
        plot.title=element_text(size=title_font))+
  xlab('Temperature (°C)')+
  ylab('Density')+
  ggtitle('H) Temperature')+
  scale_x_continuous(limits=c(5,32))+
  scale_y_continuous(limits=c())+
  scale_fill_manual(values=c('firebrick','dodgerblue'))
allmonthsTemp_plot

grid.arrange(allmonthsTP_plot, allmonthsTN_plot, allmonthsDOC_plot, allmonthspH_plot,
             allmonthsTSS_plot, allmonthsChla_plot, allmonthsSecchi_plot, allmonthsTemp_plot, nrow=2)

jpeg('Figures/multipanel_densityplots_allmonths_8var.jpeg',width = 8,height = 6,units = 'in',res=600)
  grid.arrange(allmonthsTP_plot, allmonthsTN_plot, allmonthsDOC_plot, allmonthspH_plot,
             allmonthsTSS_plot, allmonthsChla_plot, allmonthsSecchi_plot, allmonthsTemp_plot, nrow=2)
dev.off()

#### Kolmogorov-Smirnov tests on burned vs control lakes ####
wq_burned <- subset(waterquality, Type=='Burned')
wq_control <- subset(waterquality, Type=='Control')

ks.test(wq_burned$TP_ppb, wq_control$TP_ppb)
ks.test(wq_burned$TN_ppb, wq_control$TN_ppb)
ks.test(wq_burned$DOC_ppm, wq_control$DOC_ppm)
ks.test(wq_burned$TSS_mgL, wq_control$TSS_mgL)
ks.test(wq_burned$Chloro_ppb, wq_control$Chloro_ppb)
ks.test(wq_burned$SecchiDepth_m, wq_control$SecchiDepth_m)
ks.test(wq_burned$pH, wq_control$pH)
ks.test(wq_burned$WaterTemp_C, wq_control$WaterTemp_C)
